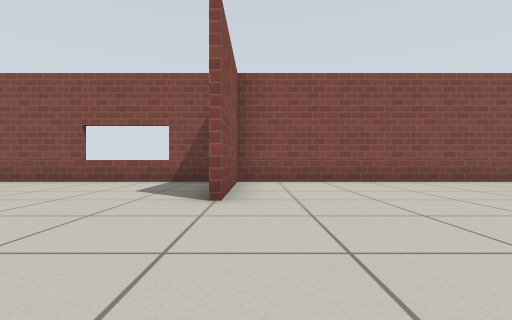
view 1 (above)

15 first-person views from a walk through a world built for the Gazebo simulator. The camera is 0.5 m above the floor, looks level and sees 85° across. The floor is counted in squares, 1 m on a side. Each view is taken from the middle of a square. On the plan, view 1 faces up. The plan holds only what a view shows up to about 9 squares ahead; the rest is blank. Gazebo's built-in surfaces are drawn with simple patterns.

view 2
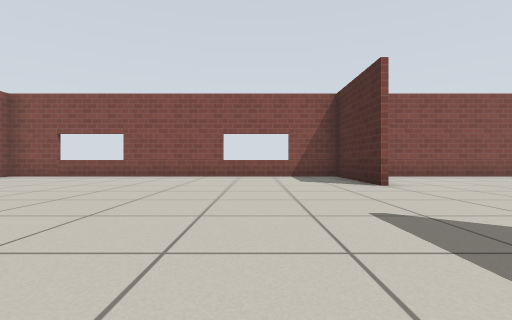

view 3
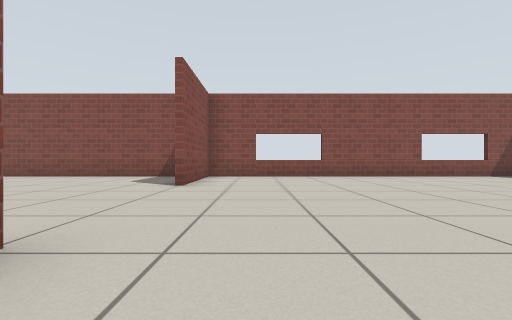

view 4
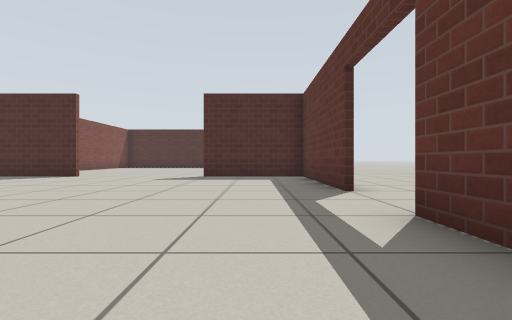

view 5
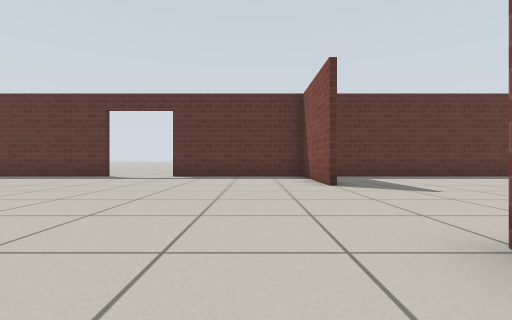

view 6
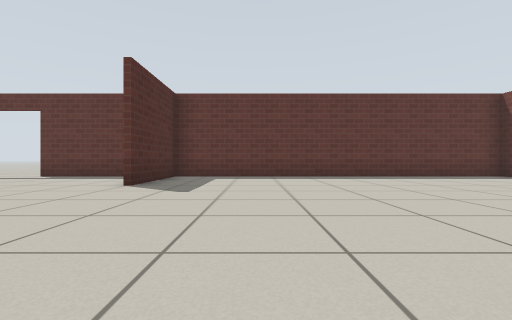

view 7
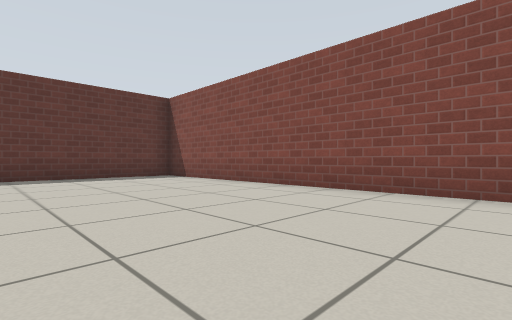

view 8
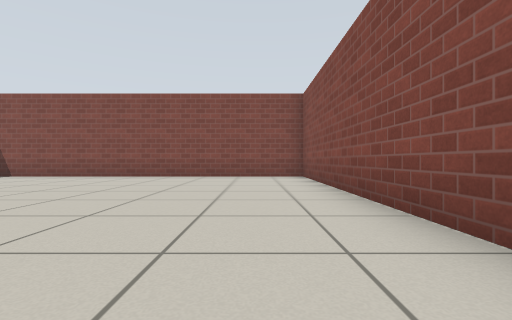

view 9
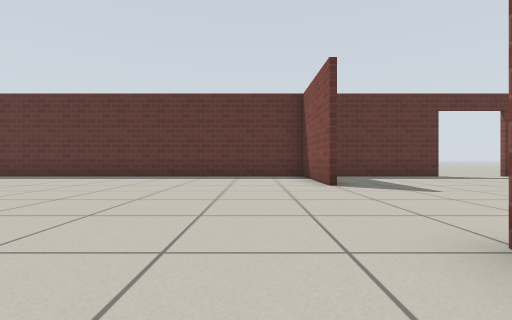

view 10
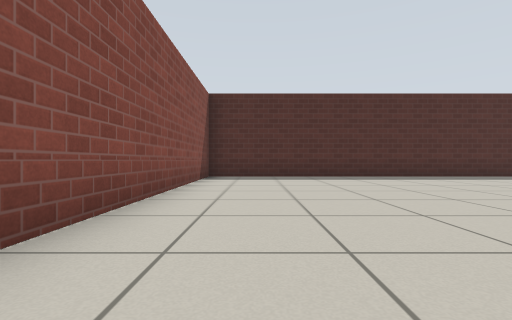

view 11
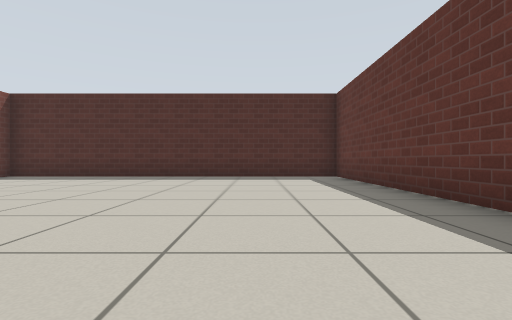

view 12
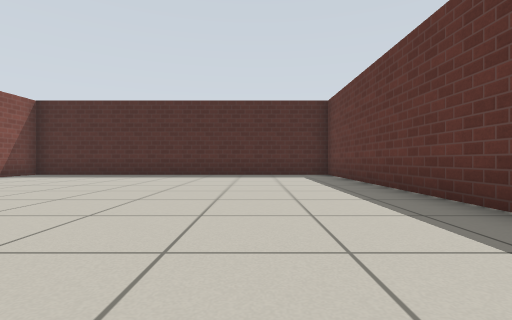

view 13
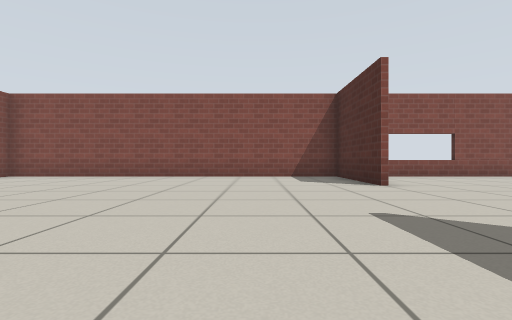

view 14
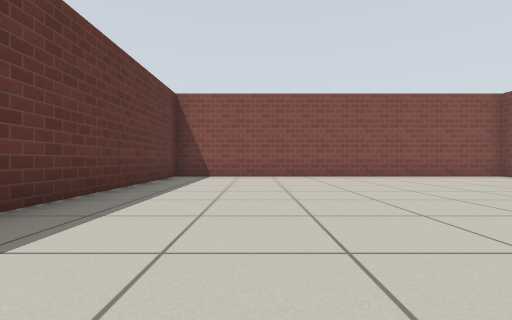

view 15
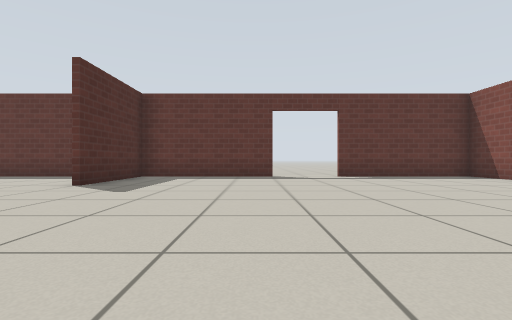

### Floor plan
Points are (right, up) in squares from view 1. A wall is a line through its corners. A room is listed if a view was taken in it or the views show most of it. See-through windows are left out.
Room 1 (views 1, 2, 3, 4, 5, 6, 7, 8, 9, 10, 11, 12, 13, 14, 15)
walls: (-10.6, 3.4) (-10.6, 6.4); (-10.4, -0.4) (-10.4, -3.5); (-4.6, -3.4) (9.4, -3.4) (9.4, 6.4) (-20.4, 6.4) (-20.4, -3.4) (-6.5, -3.4); (-0.6, 3.4) (-0.6, 6.4); (-0.4, -0.4) (-0.4, -3.4); (-10.4, 6.5) (-10.4, 3.4); (-0.4, 6.4) (-0.4, 3.4); (-10.6, -3.5) (-10.6, -0.4); (-0.6, -3.5) (-0.6, -0.4)
ways out: open door at (-5.5, -3.5)

Where each view was taken, in squares from view 1:
view 1: 0 up, 0 right, facing up
view 2: 2 down, 3 left, facing up
view 3: 2 down, 9 left, facing up
view 4: 2 down, 9 left, facing right
view 5: 5 up, 9 left, facing down
view 6: 5 up, 13 left, facing down
view 7: 5 up, 16 left, facing down-left
view 8: 5 up, 12 left, facing left
view 9: 5 up, 1 right, facing down
view 10: 5 up, 1 right, facing right
view 11: 1 down, 1 right, facing right
view 12: 1 down, 0 right, facing right
view 13: 2 down, 13 left, facing up
view 14: 1 down, 12 left, facing left
view 15: 5 up, 4 left, facing down
